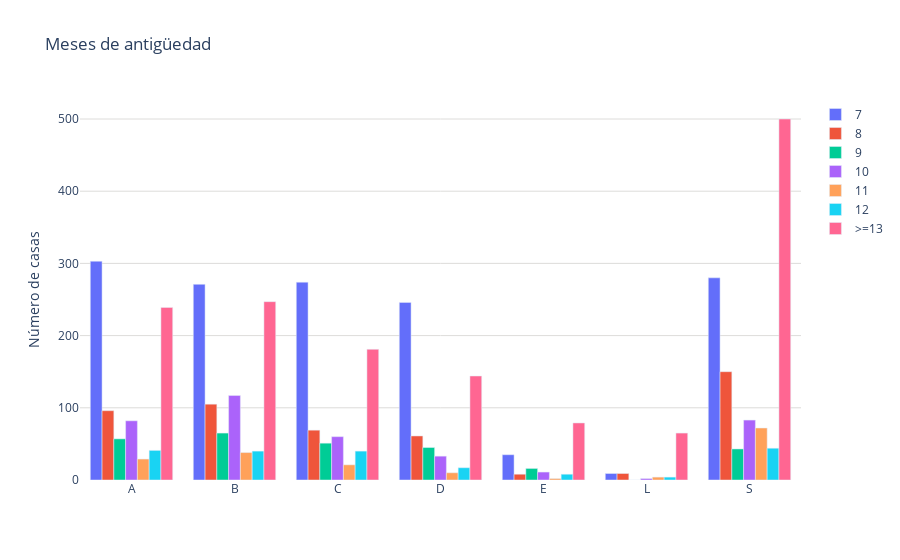

The notebook cell this image was saved under:
### Code cell
dataframes_list = [
     time_df_jul_2023_puebla,
    time_df_sep_2023_puebla, 
]
# Orden personalizado
orden_personalizado = ['7', '8', '9', '10', '11', '12', '>=13']

def sumar_tablas(dataframes_list):
    tabla_suma = None        
    for df in dataframes_list:
        # Crear una nueva columna con la primera letra de la categoría
        df['segmento'] = df['Category'].str[0]
        tabla_actual = df.groupby(['segmento', 'antiguedad_categoria']).size().unstack(fill_value=0)
        
        if tabla_suma is None:
            tabla_suma = tabla_actual
        else:
            tabla_suma = tabla_suma.add(tabla_actual, fill_value=0)
    tabla_suma = tabla_suma[orden_personalizado]

    
    print("Tabla general de frecuencia:")
    print(tabla_suma)
    
    fig = graficar_tabla(tabla_suma)
    
    # Para guardar la gráfica como archivo HTML
    guardar_grafico_como_html(fig, 'g_bar_tiempoventa_seg_puebla', carpeta='graficas')
    
    return fig

def graficar_tabla(tabla):
    segmentos = tabla.index  
    tiempo = tabla.columns
    
    fig = go.Figure()
    
    for tiempo_categoria in tiempo:
        fig.add_trace(go.Bar(
            x=segmentos,  # Lo que las barras representen
            y=tabla[tiempo_categoria],  # Valores de recuento para cada segmento
            name=tiempo_categoria
        ))
    
    fig.update_layout(
        title="Meses de antigüedad",
        #xaxis_title="Segmentos",  
        yaxis=dict(
            title="Número de casas",
            gridcolor='#dddcda', # Color de las líneas que dividen los rangos del eje Y
            #gridwidth=1,
        ),
        plot_bgcolor='rgba(0,0,0,0)',  # Color de fondo del gráfico      
    )
    
    fig.show()    
    return fig


def guardar_grafico_como_html(fig, nombre_archivo, carpeta='graficas'):
    # Crear la carpeta si no existe
    if not os.path.exists(carpeta):
        os.makedirs(carpeta)
    
    # Guardar la gráfica como archivo HTML en la carpeta especificada
    pio.write_html(fig, f'{carpeta}/{nombre_archivo}.html')

# Llamar a la función sumar_tablas con la lista de DataFrames como argumento
fig = sumar_tablas(dataframes_list)

### Figure 1 — Plotly figure (JSON) as saved in the notebook; plotly's stock layout.template omitted (floating-point values rounded to 4 significant figures)
{"data": [{"name": "7", "type": "bar", "x": ["A", "B", "C", "D", "E", "L", "S"], "y": [303, 271, 274, 246, 35, 9, 280]}, {"name": "8", "type": "bar", "x": ["A", "B", "C", "D", "E", "L", "S"], "y": [96, 105, 69, 61, 8, 9, 150]}, {"name": "9", "type": "bar", "x": ["A", "B", "C", "D", "E", "L", "S"], "y": [57, 65, 51, 45, 16, 0, 43]}, {"name": "10", "type": "bar", "x": ["A", "B", "C", "D", "E", "L", "S"], "y": [82, 117, 60, 33, 11, 2, 83]}, {"name": "11", "type": "bar", "x": ["A", "B", "C", "D", "E", "L", "S"], "y": [29, 38, 21, 10, 2, 4, 72]}, {"name": "12", "type": "bar", "x": ["A", "B", "C", "D", "E", "L", "S"], "y": [41, 40, 40, 17, 8, 4, 44]}, {"name": ">=13", "type": "bar", "x": ["A", "B", "C", "D", "E", "L", "S"], "y": [239, 247, 181, 144, 79, 65, 500]}], "layout": {"plot_bgcolor": "rgba(0,0,0,0)", "title": {"text": "Meses de antigüedad"}, "yaxis": {"gridcolor": "#dddcda", "title": {"text": "Número de casas"}}}}
